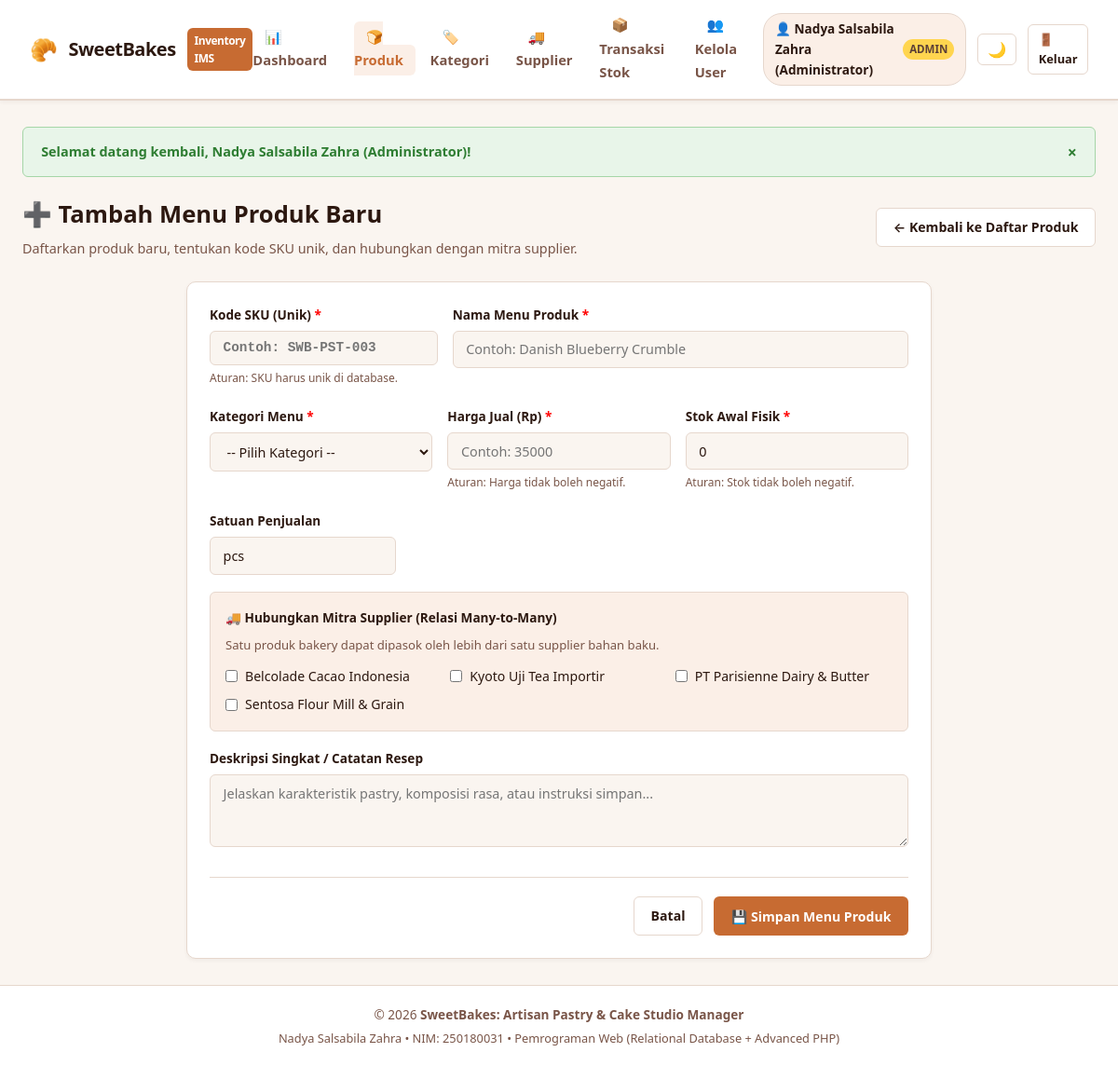
Screenshot of /public/products/create.php (signed in) with the database file from the repository.
### tables this page shows
CREATE TABLE `suppliers` (
    `id` INT AUTO_INCREMENT PRIMARY KEY,
    `name` VARCHAR(150) NOT NULL,
    `contact_person` VARCHAR(100) NULL,
    `phone` VARCHAR(30) NULL,
    `email` VARCHAR(100) NULL,
    `address` TEXT NULL,
    `created_at` TIMESTAMP DEFAULT CURRENT_TIMESTAMP
);

### helpers/auth.php (called while the page is built, shortened)
<?php
require_once __DIR__ . '/escape.php';
function get_base_url(): string {
    $script = $_SERVER['SCRIPT_NAME'] ?? '';
    if (preg_match('#^(/[^/]+)#', $script, $matches)) {
        if (strpos($script, '/public/') !== false) {
            $parts = explode('/public/', $script);
            return $parts[0];
        }
    }
    return '';
}
        ?>

### helpers/escape.php (called while the page is built, shortened)
<?php
function e(?string $value): string {
    return htmlspecialchars((string)($value ?? ''), ENT_QUOTES, 'UTF-8');
}

### public/products/create.php (the view, shortened to what this page needs)
<?php
require_once dirname(dirname(__DIR__)) . '/helpers/escape.php';
require_once dirname(dirname(__DIR__)) . '/helpers/auth.php';
$db = get_db();
$baseUrl = get_base_url();
$suppliers  = $db->query("SELECT id, name FROM suppliers ORDER BY name ASC")->fetchAll();
$skuVal         = '';
$nameVal        = '';
$priceVal       = '';
$stockVal       = '0';
$unitVal        = 'pcs';
$descVal        = '';
$selectedSups   = [];
include dirname(dirname(__DIR__)) . '/views/header.php';
?>
<div class="page-header">
    <div>
        <h1 class="page-title">➕ Tambah Menu Produk Baru</h1>
        <p class="page-subtitle">Daftarkan produk baru, tentukan kode SKU unik, dan hubungkan dengan mitra supplier.</p>
    </div>
    <div>
        <a href="<?= e($baseUrl) ?>/public/products/index.php" class="btn btn-secondary">&larr; Kembali ke Daftar Produk</a>
    </div>
</div>
<div class="card" style="max-width: 800px; margin: 0 auto;">
    <form method="POST" action="">
        <div style="display: grid; grid-template-columns: 1fr 2fr; gap: 1rem;">
            <div class="form-group">
                <label class="form-label" for="sku">Kode SKU (Unik) <span style="color:red">*</span></label>
                <input type="text" id="sku" name="sku" class="form-control"
                       value="<?= e($skuVal) ?>" required placeholder="Contoh: SWB-PST-003" style="font-family: monospace; font-weight: bold;">
                <small style="color: var(--text-muted); font-size: 0.75rem;">Aturan: SKU harus unik di database.</small>
            </div>
            <div class="form-group">
                <label class="form-label" for="name">Nama Menu Produk <span style="color:red">*</span></label>
                <input type="text" id="name" name="name" class="form-control"
                       value="<?= e($nameVal) ?>" required placeholder="Contoh: Danish Blueberry Crumble">
            </div>
        </div>
        <div style="display: grid; grid-template-columns: 1fr 1fr 1fr; gap: 1rem;">
            <div class="form-group">
                <label class="form-label" for="category_id">Kategori Menu <span style="color:red">*</span></label>
                <select id="category_id" name="category_id" class="form-control" required>
                    <option value="">-- Pilih Kategori --</option>
                </select>
            </div>
            <div class="form-group">
                <label class="form-label" for="price">Harga Jual (Rp) <span style="color:red">*</span></label>
                <input type="number" step="0.01" min="0" id="price" name="price" class="form-control"
                       value="<?= e($priceVal) ?>" required placeholder="Contoh: 35000">
                <small style="color: var(--text-muted); font-size: 0.75rem;">Aturan: Harga tidak boleh negatif.</small>
            </div>
            <div class="form-group">
                <label class="form-label" for="stock">Stok Awal Fisik <span style="color:red">*</span></label>
                <input type="number" min="0" id="stock" name="stock" class="form-control"
                       value="<?= e($stockVal) ?>" required placeholder="0">
                <small style="color: var(--text-muted); font-size: 0.75rem;">Aturan: Stok tidak boleh negatif.</small>
            </div>
        </div>
        <div class="form-group">
            <label class="form-label" for="unit">Satuan Penjualan</label>
            <input type="text" id="unit" name="unit" class="form-control"
                   value="<?= e($unitVal) ?>" placeholder="pcs, slice, loaf, pack" style="max-width: 200px;">
        </div>
        <div class="form-group" style="background: var(--primary-light); padding: 1rem; border-radius: var(--radius-sm); border: 1px solid var(--border-color);">
            <label class="form-label" style="margin-bottom: 0.5rem;">
                🚚 Hubungkan Mitra Supplier (Relasi Many-to-Many)
            </label>
            <p style="font-size: 0.82rem; color: var(--text-muted); margin-bottom: 0.75rem;">
                Satu produk bakery dapat dipasok oleh lebih dari satu supplier bahan baku.
            </p>
            <div style="display: grid; grid-template-columns: repeat(auto-fit, minmax(220px, 1fr)); gap: 0.5rem;">
                <?php foreach ($suppliers as $sup): ?>
                <label style="display: flex; align-items: center; gap: 0.5rem; font-size: 0.88rem; cursor: pointer;">
                    <input type="checkbox" name="suppliers[]" value="<?= (int)$sup['id'] ?>"
                           <?= in_array($sup['id'], (array)$selectedSups) ? 'checked' : '' ?>>
                    <span><?= e($sup['name']) ?></span>
                </label>
                <?php endforeach; ?>
            </div>
        </div>
        <div class="form-group">
            <label class="form-label" for="description">Deskripsi Singkat / Catatan Resep</label>
            <textarea id="description" name="description" class="form-control" rows="3"
                      placeholder="Jelaskan karakteristik pastry, komposisi rasa, atau instruksi simpan..."><?= e($descVal) ?></textarea>
        </div>
        <div style="display: flex; justify-content: flex-end; gap: 0.75rem; margin-top: 1.5rem; border-top: 1px solid var(--border-color); padding-top: 1.25rem;">
            <a href="<?= e($baseUrl) ?>/public/products/index.php" class="btn btn-secondary">Batal</a>
            <button type="submit" class="btn btn-primary">💾 Simpan Menu Produk</button>
        </div>
    </form>
</div>
<?php include dirname(dirname(__DIR__)) . '/views/footer.php'; ?>

### assets/css/style.css (style rules this page uses)
:root { --bg-main: #FAF5F0; --bg-card: #FFFFFF; --bg-sidebar: #3E2723; --text-primary: #2C1810; --text-muted: #795548; --border-color: #E6D7CD; --primary: #C76B32; --primary-hover: #A7521F; --primary-light: #FBEFE7; --accent: #D4AF37; --success: #2E7D32; --success-bg: #E8F5E9; --danger: #C62828; --danger-bg: #FFEBEE; --warning: #EF6C00; --warning-bg: #FFF3E0; --info: #0277BD; --info-bg: #E1F5FE; --shadow-sm: 0 2px 4px rgba(62, 39, 35, 0.05); --shadow-md: 0 4px 12px rgba(62, 39, 35, 0.08); --shadow-lg: 0 8px 24px rgba(62, 39, 35, 0.12); --radius-sm: 6px; --radius-md: 10px; --radius-lg: 16px; }
* { box-sizing: border-box; margin: 0; padding: 0; font-family: 'Segoe UI', -apple-system, BlinkMacSystemFont, Roboto, sans-serif; }
body { background-color: var(--bg-main); color: var(--text-primary); line-height: 1.6; display: flex; flex-direction: column; min-height: 100vh; }
.page-header { display: flex; justify-content: space-between; align-items: center; flex-wrap: wrap; gap: 1rem; margin-bottom: 1.5rem; }
.page-title { font-size: 1.6rem; font-weight: 800; color: var(--text-primary); }
.page-subtitle { color: var(--text-muted); font-size: 0.9rem; margin-top: 0.2rem; }
.btn { display: inline-flex; align-items: center; gap: 0.4rem; padding: 0.55rem 1.1rem; font-size: 0.88rem; font-weight: 600; border-radius: var(--radius-sm); text-decoration: none; cursor: pointer; border: 1px solid transparent; transition: all 0.2s; }
.btn-primary { background: var(--primary); color: #fff; }
.btn-secondary { background: var(--bg-card); color: var(--text-primary); border-color: var(--border-color); }
.card { background: var(--bg-card); border: 1px solid var(--border-color); border-radius: var(--radius-md); padding: 1.5rem; box-shadow: var(--shadow-sm); margin-bottom: 1.5rem; }
.form-group { margin-bottom: 1.15rem; }
.form-label { display: block; margin-bottom: 0.4rem; font-size: 0.85rem; font-weight: 700; color: var(--text-primary); }
.form-control { width: 100%; padding: 0.6rem 0.85rem; font-size: 0.9rem; background: var(--bg-main); color: var(--text-primary); border: 1px solid var(--border-color); border-radius: var(--radius-sm); transition: border-color 0.2s; }

### rows the page displays
suppliers: name "Belcolade Cacao Indonesia"
suppliers: name "Kyoto Uji Tea Importir"
suppliers: name "PT Parisienne Dairy & Butter"
suppliers: name "Sentosa Flour Mill & Grain"

### other values shown
$currentUser['full_name'] "Nadya Salsabila Zahra (Administrator)"
$currentUser['role'] "ADMIN"
$flash['message'] "Selamat datang kembali, Nadya Salsabila Zahra (Administrator)!"
